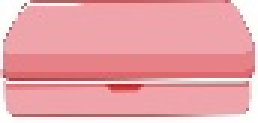
#> input picture 3_separar_objetos_img/objetos/objeto-1.jpg, 86 x 41 px, given in place of objetos.jpg, which was not available (shown 3 times larger)
$ python separando_objetos.py
#> lines starting #> are read from the running program, lines starting #| are printed output that depends on the picture; after the words box and inside, x2 and y2 are one past the last pixel; in counts of white or black regions, pixels touching at a corner belong together; pictures that were not available may be replaced by others from this repository, and a replacement may not be noted
import cv2

# Carregar a imagem
img = cv2.imread('objetos.jpg')
#> img is the input picture: shape (41, 86, 3); mean B, G, R 168.3, 162.8, 234
img = cv2.resize(img, (400, 500))  # Diminuir a resolução
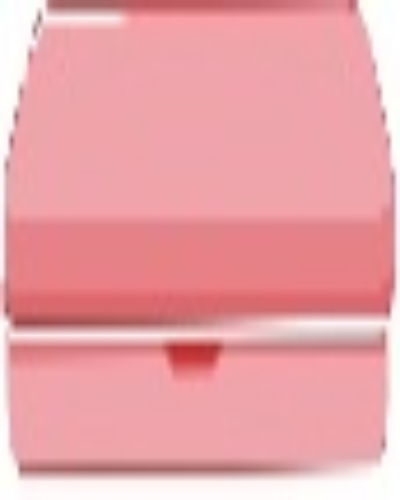
#> img: shape (500, 400, 3); mean B, G, R 168.2, 162.7, 233.9

# Converter para escala de cinza
imgCinza = cv2.cvtColor(img, cv2.COLOR_BGR2GRAY)
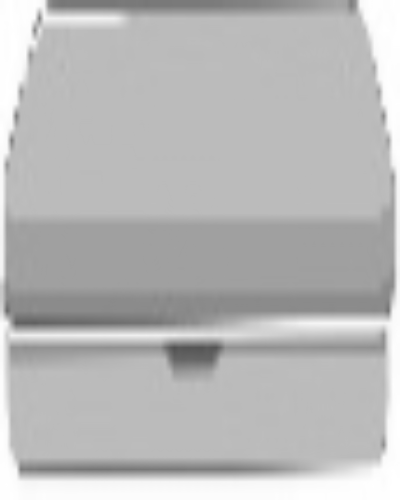
#> imgCinza: shape (500, 400); min 81, max 255, mean 184.7

# Suavização para reduzir ruídos
imgBlur = cv2.GaussianBlur(imgCinza, (5, 5), 0)

# Detectar contornos usando Canny
imgCanny = cv2.Canny(imgBlur, 50, 150)  # Ajuste os valores de limiar conforme necessário
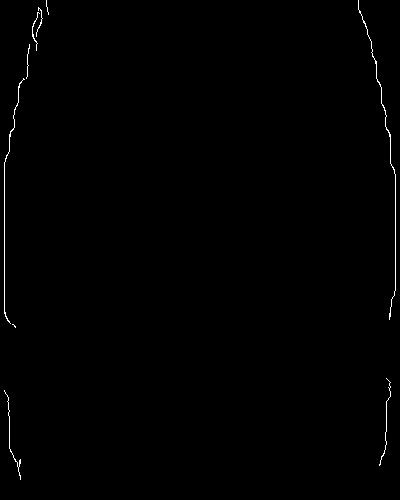
#> imgCanny: shape (500, 400); 0.48% white in thin lines or dots

# Aplicar a morfologia para melhorar o fechamento dos contornos
imgClose = cv2.morphologyEx(imgCanny, cv2.MORPH_CLOSE, (5, 5))  # Ajustar o tamanho do kernel
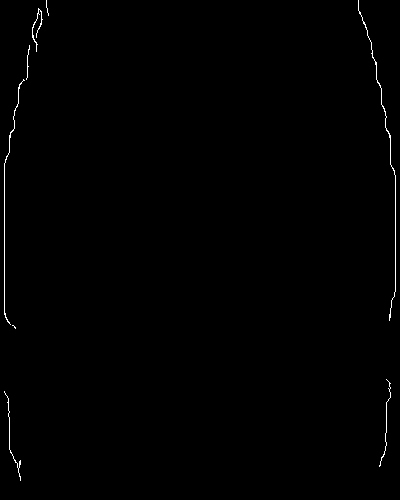
#> imgClose: shape (500, 400); 0.48% white in thin lines or dots

# Encontrar contornos
contours, hierarchy = cv2.findContours(imgClose, cv2.RETR_EXTERNAL, cv2.CHAIN_APPROX_NONE)
#> contours = 8 contours, 6 with area under 20; largest, box (x1, y1, x2, y2) and area: (358, 0, 396, 321) 29, (4, 79, 25, 325) 20

# Verificar se encontrou contornos
if len(contours) > 0:
    print(f"Encontrados {len(contours)} objetos.")
#| Encontrados 8 objetos.

    numOb = 1  # Inicializar o número do objeto

    # Loop sobre os contornos
    for cnt in contours:
        area = cv2.contourArea(cnt)  # Filtrar por área
        if area > 500:  # Ajuste o valor conforme o tamanho esperado dos objetos
            x, y, w, h = cv2.boundingRect(cnt)

            # Recortar a área do objeto
            objeto = img[y:y+h, x:x+w]

            # Salvar a imagem do objeto separadamente
            cv2.imwrite(f'C:/Users/user/Downloads/3_separar_objetos_img/objetos/objeto-{numOb}.jpg', objeto)

            # Desenhar o retângulo na imagem original
            cv2.rectangle(img, (x, y), (x+w, y+h), (255, 0, 0), 3)

            numOb += 1  # Incrementar o número do objeto
#> this loop made 8 passes
#> area on passes 4, 7: 20.5, 29
#> after the loop, numOb = 1

# Exibir as imagens
cv2.imshow('Imagem Original com Contornos', img)
cv2.imshow('Imagem em Escala de Cinza', imgCinza)
cv2.imshow('Imagem com Canny (Contornos)', imgCanny)

# Esperar até que uma tecla seja pressionada
cv2.waitKey(0)
cv2.destroyAllWindows()

$ run again, on 3_separar_objetos_img/objetos/objeto-13.jpg
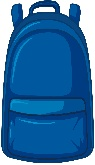
#> input picture 3_separar_objetos_img/objetos/objeto-13.jpg, 95 x 165 px, given in place of objetos.jpg, which was not available
#> img is the input picture: shape (165, 95, 3); mean B, G, R 163, 109.8, 46.9
#> img: shape (500, 400, 3)
#> `imgCanny = cv2.Canny(imgBlur, 50, 150)`:
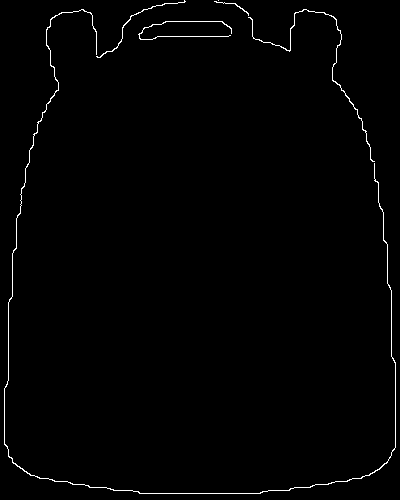
#> imgCanny: shape (500, 400); 1% white in thin lines or dots
#> `imgClose = cv2.morphologyEx(imgCanny, cv2.MORPH_CLOSE, (5, 5))`:
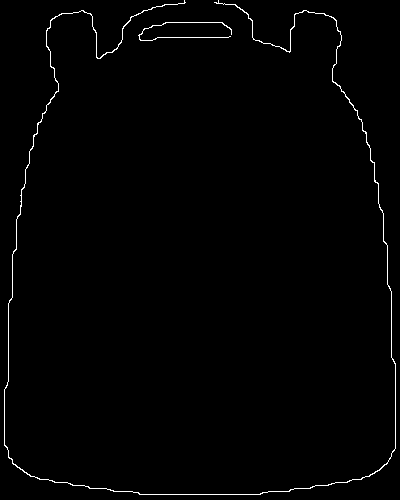
#> imgClose: shape (500, 400); 1.1% white in thin lines or dots
#> contours = 2 contours, 1 with area under 20; largest, box (x1, y1, x2, y2) and area: (4, 0, 396, 495) 248
#| Encontrados 2 objetos.
#> the loop `for cnt in contours:` made 2 passes
#> area on pass 2: 248.5
#> after the loop `for cnt in contours:`: numOb = 1

$ run again, on 3_separar_objetos_img/objetos/objeto-2.jpg
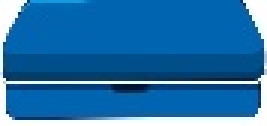
#> input picture 3_separar_objetos_img/objetos/objeto-2.jpg, 89 x 42 px, given in place of objetos.jpg, which was not available (shown 3 times larger)
#> img is the input picture: shape (42, 89, 3); mean B, G, R 171.2, 113.3, 37.5
#> img: shape (500, 400, 3)
#> `imgCanny = cv2.Canny(imgBlur, 50, 150)`:
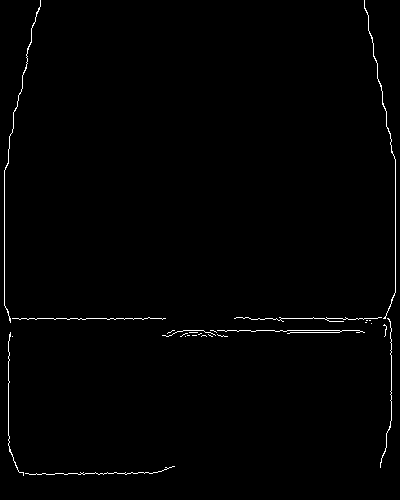
#> imgCanny: shape (500, 400); 0.93% white in thin lines or dots
#> `imgClose = cv2.morphologyEx(imgCanny, cv2.MORPH_CLOSE, (5, 5))`:
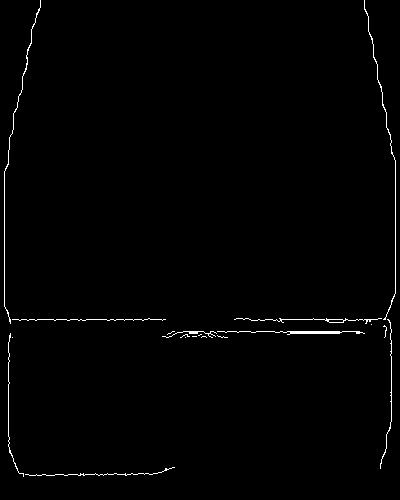
#> imgClose: shape (500, 400); 0.97% white in thin lines or dots
#> contours = 19 contours, 15 with area under 20; largest, box (x1, y1, x2, y2) and area: (217, 331, 365, 335) 107, (234, 318, 382, 324) 60, (4, 0, 41, 324) 32, (364, 0, 396, 320) 31
#| Encontrados 19 objetos.
#> the loop `for cnt in contours:` made 19 passes
#> area on passes 10, 16, 18, 19: 107, 60.5, 31, 32
#> after the loop `for cnt in contours:`: numOb = 1

$ run again, on 3_separar_objetos_img/objetos/objeto-3.jpg
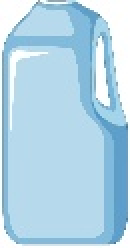
#> input picture 3_separar_objetos_img/objetos/objeto-3.jpg, 65 x 124 px, given in place of objetos.jpg, which was not available (shown 2 times larger)
#> img is the input picture: shape (124, 65, 3); mean B, G, R 231.8, 212.8, 177.8
#> img: shape (500, 400, 3)
#> `imgCanny = cv2.Canny(imgBlur, 50, 150)`:
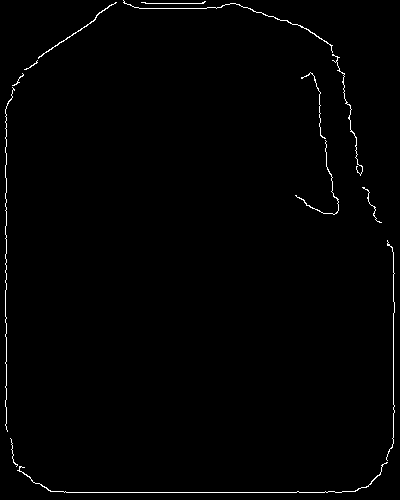
#> imgCanny: shape (500, 400); 0.99% white in thin lines or dots
#> `imgClose = cv2.morphologyEx(imgCanny, cv2.MORPH_CLOSE, (5, 5))`:
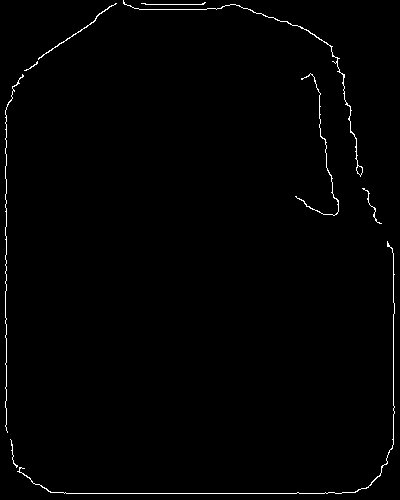
#> imgClose: shape (500, 400); 1% white in thin lines or dots
#> contours = 9 contours, 5 with area under 20; largest, box (x1, y1, x2, y2) and area: (123, 0, 363, 177) 112, (17, 241, 395, 494) 46, (38, 3, 117, 60) 46, (295, 73, 339, 216) 40
#| Encontrados 9 objetos.
#> the loop `for cnt in contours:` made 9 passes
#> area on passes 2, 5, 7, 9: 46, 39.5, 45.5, 112
#> after the loop `for cnt in contours:`: numOb = 1
